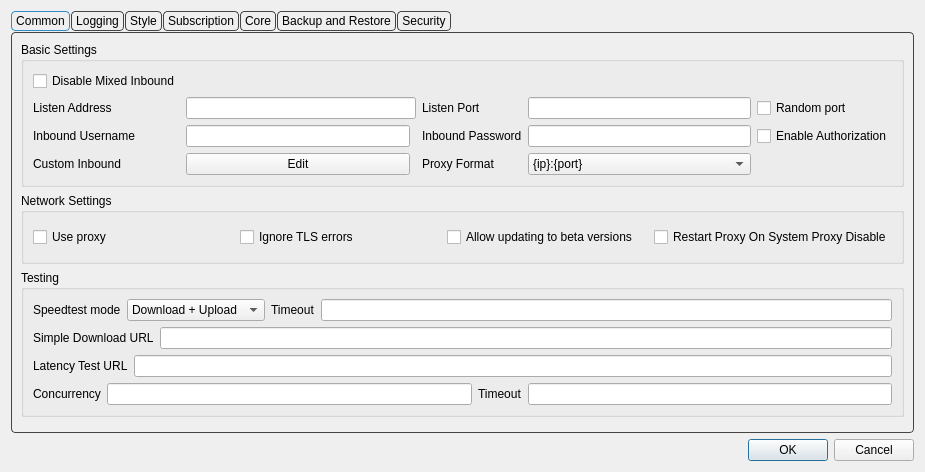
<?xml version="1.0" encoding="UTF-8"?>
<ui version="4.0">
 <class>DialogBasicSettings</class>
 <widget class="QDialog" name="DialogBasicSettings">
  <property name="geometry">
   <rect>
    <x>0</x>
    <y>0</y>
    <width>925</width>
    <height>472</height>
   </rect>
  </property>
  <property name="sizePolicy">
   <sizepolicy hsizetype="Preferred" vsizetype="Preferred">
    <horstretch>0</horstretch>
    <verstretch>0</verstretch>
   </sizepolicy>
  </property>
  <property name="windowTitle">
   <string>Basic Settings</string>
  </property>
  <layout class="QGridLayout" name="gridLayout">
   <item row="9" column="3">
    <widget class="QDialogButtonBox" name="buttonBox">
     <property name="orientation">
      <enum>Qt::Orientation::Horizontal</enum>
     </property>
     <property name="standardButtons">
      <set>QDialogButtonBox::StandardButton::Cancel|QDialogButtonBox::StandardButton::Ok</set>
     </property>
    </widget>
   </item>
   <item row="0" column="3">
    <widget class="QTabWidget" name="tabWidget">
     <property name="minimumSize">
      <size>
       <width>0</width>
       <height>414</height>
      </size>
     </property>
     <property name="styleSheet">
      <string notr="true">QTabWidget::pane {
    margin-top: 1px;
    border: 1px solid #444444;
    border-radius: 4px;
}

QTabBar {
    background: transparent;
    qproperty-drawBase: 0;
}

QTabBar::tab {
    border: 1px solid #444444;
    border-radius: 4px;

    padding: 2px 4px;
    margin-right: 1px;
}

QTabBar::tab:selected {
    border: 1px solid palette(highlight);
}

QTabBar::tab:!selected {
    border: 1px solid #444444;
}

QTabBar::tab:hover:!selected {
    border: 1px solid #444444;
}</string>
     </property>
     <property name="tabShape">
      <enum>QTabWidget::TabShape::Rounded</enum>
     </property>
     <property name="currentIndex">
      <number>0</number>
     </property>
     <widget class="QWidget" name="tab_1">
      <attribute name="title">
       <string>Common</string>
      </attribute>
      <layout class="QVBoxLayout" name="verticalLayout_2">
       <item>
        <widget class="QGroupBox" name="groupBox_5">
         <property name="sizePolicy">
          <sizepolicy hsizetype="Preferred" vsizetype="Preferred">
           <horstretch>0</horstretch>
           <verstretch>0</verstretch>
          </sizepolicy>
         </property>
         <property name="title">
          <string>Basic Settings</string>
         </property>
         <layout class="QGridLayout" name="gridLayout_9">
          <item row="2" column="2">
           <widget class="QLineEdit" name="inbound_user"/>
          </item>
          <item row="4" column="5">
           <widget class="QComboBox" name="proxy_scheme">
            <item>
             <property name="text">
              <string notr="true">{ip}:{port}</string>
             </property>
            </item>
            <item>
             <property name="text">
              <string notr="true">http://{ip}:{port}</string>
             </property>
            </item>
            <item>
             <property name="text">
              <string notr="true">socks={ip}:{port}</string>
             </property>
            </item>
           </widget>
          </item>
          <item row="1" column="6">
           <widget class="QCheckBox" name="random_listen_port">
            <property name="toolTip">
             <string>&lt;html&gt;&lt;head/&gt;&lt;body&gt;&lt;p&gt;Selects a random available port on every run&lt;/p&gt;&lt;/body&gt;&lt;/html&gt;</string>
            </property>
            <property name="text">
             <string>Random port</string>
            </property>
           </widget>
          </item>
          <item row="1" column="1">
           <widget class="QLabel" name="label">
            <property name="text">
             <string>Listen Address</string>
            </property>
           </widget>
          </item>
          <item row="1" column="5">
           <widget class="QLineEdit" name="inbound_socks_port">
            <property name="sizePolicy">
             <sizepolicy hsizetype="Preferred" vsizetype="Fixed">
              <horstretch>0</horstretch>
              <verstretch>0</verstretch>
             </sizepolicy>
            </property>
           </widget>
          </item>
          <item row="1" column="2" colspan="2">
           <widget class="QLineEdit" name="inbound_address"/>
          </item>
          <item row="4" column="2">
           <widget class="QPushButton" name="custom_inbound_edit">
            <property name="text">
             <string>Edit</string>
            </property>
           </widget>
          </item>
          <item row="2" column="1">
           <widget class="QLabel" name="inbound_user_l">
            <property name="text">
             <string>Inbound Username</string>
            </property>
           </widget>
          </item>
          <item row="4" column="1">
           <widget class="QLabel" name="label_11">
            <property name="text">
             <string>Custom Inbound</string>
            </property>
           </widget>
          </item>
          <item row="2" column="4">
           <widget class="QLabel" name="inbound_pass_l">
            <property name="text">
             <string>Inbound Password</string>
            </property>
           </widget>
          </item>
          <item row="1" column="4">
           <widget class="QLabel" name="inbound_socks_port_l">
            <property name="toolTip">
             <string>&lt;html&gt;&lt;head/&gt;&lt;body&gt;&lt;p&gt;Socks
                                                                + HTTP Proxy&lt;/p&gt;&lt;/body&gt;&lt;/html&gt;
                                                            </string>
            </property>
            <property name="text">
             <string>Listen Port</string>
            </property>
           </widget>
          </item>
          <item row="4" column="4">
           <widget class="QLabel" name="proxy_scheme_l">
            <property name="text">
             <string>Proxy Format</string>
            </property>
           </widget>
          </item>
          <item row="2" column="5">
           <widget class="QLineEdit" name="inbound_pass"/>
          </item>
          <item row="2" column="6">
           <widget class="QCheckBox" name="inbound_auth">
            <property name="text">
             <string>Enable Authorization</string>
            </property>
           </widget>
          </item>
          <item row="0" column="1">
           <widget class="QCheckBox" name="disable_mixed_inbound">
            <property name="text">
             <string>Disable Mixed Inbound</string>
            </property>
           </widget>
          </item>
         </layout>
        </widget>
       </item>
       <item>
        <widget class="QGroupBox" name="groupBox_3">
         <property name="sizePolicy">
          <sizepolicy hsizetype="Preferred" vsizetype="Preferred">
           <horstretch>0</horstretch>
           <verstretch>0</verstretch>
          </sizepolicy>
         </property>
         <property name="title">
          <string>Network Settings</string>
         </property>
         <layout class="QGridLayout" name="gridLayout_12">
          <item row="1" column="5">
           <widget class="QCheckBox" name="net_insecure">
            <property name="text">
             <string>Ignore TLS errors</string>
            </property>
           </widget>
          </item>
          <item row="1" column="0">
           <widget class="QCheckBox" name="net_use_proxy">
            <property name="toolTip">
             <string>&lt;html&gt;&lt;head/&gt;&lt;body&gt;&lt;p&gt;Use proxy for subscription request, update request etc&lt;/p&gt;&lt;/body&gt;&lt;/html&gt;</string>
            </property>
            <property name="text">
             <string>Use proxy</string>
            </property>
           </widget>
          </item>
          <item row="1" column="6">
           <widget class="QCheckBox" name="allow_beta">
            <property name="text">
             <string>Allow updating to beta versions</string>
            </property>
           </widget>
          </item>
          <item row="1" column="7">
           <widget class="QCheckBox" name="reset_proxy_on_disable_sp">
            <property name="text">
             <string>Restart Proxy On System Proxy Disable</string>
            </property>
           </widget>
          </item>
         </layout>
        </widget>
       </item>
       <item>
        <widget class="QGroupBox" name="groupBox_3">
         <property name="title">
          <string>Testing</string>
         </property>
         <layout class="QVBoxLayout" name="verticalLayout_8">
          <item>
           <layout class="QHBoxLayout" name="horizontalLayout_10">
            <item>
             <widget class="QLabel" name="label_12">
              <property name="text">
               <string>Speedtest mode</string>
              </property>
             </widget>
            </item>
            <item>
             <widget class="QComboBox" name="speedtest_mode">
              <item>
               <property name="text">
                <string>Download + Upload</string>
               </property>
              </item>
              <item>
               <property name="text">
                <string>Only Download</string>
               </property>
              </item>
              <item>
               <property name="text">
                <string>Only Upload</string>
               </property>
              </item>
              <item>
               <property name="text">
                <string>Simple Download</string>
               </property>
              </item>
              <item>
               <property name="text">
                <string>Only Country</string>
               </property>
              </item>
             </widget>
            </item>
            <item>
             <widget class="QLabel" name="label_19">
              <property name="toolTip">
               <string>&lt;html&gt;&lt;head/&gt;&lt;body&gt;&lt;p&gt;timeout in milliseconds&lt;br/&gt;applies to all tests individually&lt;/p&gt;&lt;/body&gt;&lt;/html&gt;</string>
              </property>
              <property name="text">
               <string>Timeout</string>
              </property>
             </widget>
            </item>
            <item>
             <widget class="QLineEdit" name="test_timeout"/>
            </item>
           </layout>
          </item>
          <item>
           <layout class="QHBoxLayout" name="horizontalLayout_9">
            <item>
             <widget class="QLabel" name="label_16">
              <property name="text">
               <string>Simple Download URL</string>
              </property>
             </widget>
            </item>
            <item>
             <widget class="QLineEdit" name="simple_down_url"/>
            </item>
           </layout>
          </item>
          <item>
           <layout class="QHBoxLayout" name="horizontalLayout_6">
            <item>
             <widget class="QLabel" name="label_13">
              <property name="text">
               <string>Latency Test URL</string>
              </property>
             </widget>
            </item>
            <item>
             <widget class="QLineEdit" name="test_latency_url"/>
            </item>
           </layout>
          </item>
          <item>
           <layout class="QHBoxLayout" name="horizontalLayout_11">
            <item>
             <widget class="QLabel" name="label_14">
              <property name="text">
               <string>Concurrency</string>
              </property>
             </widget>
            </item>
            <item>
             <widget class="QLineEdit" name="test_concurrent"/>
            </item>
            <item>
             <widget class="QLabel" name="label_22">
              <property name="toolTip">
               <string>&lt;html&gt;&lt;head/&gt;&lt;body&gt;&lt;p&gt;Timeout for URLtest in ms&lt;br/&gt;Note that muxed connections take a much longer time for their initial request, and setting this value too low will cause the test to falsely report that the config is not working&lt;/p&gt;&lt;/body&gt;&lt;/html&gt;</string>
              </property>
              <property name="text">
               <string>Timeout</string>
              </property>
             </widget>
            </item>
            <item>
             <widget class="QLineEdit" name="url_timeout"/>
            </item>
           </layout>
          </item>
         </layout>
        </widget>
       </item>
       <item>
        <widget class="QWidget" name="horizontalWidget_1" native="true">
         <property name="sizePolicy">
          <sizepolicy hsizetype="Preferred" vsizetype="Maximum">
           <horstretch>0</horstretch>
           <verstretch>0</verstretch>
          </sizepolicy>
         </property>
         <layout class="QHBoxLayout" name="horizontalLayout_2">
          <property name="leftMargin">
           <number>0</number>
          </property>
          <property name="topMargin">
           <number>0</number>
          </property>
          <property name="rightMargin">
           <number>0</number>
          </property>
          <property name="bottomMargin">
           <number>0</number>
          </property>
         </layout>
        </widget>
       </item>
      </layout>
     </widget>
     <widget class="QWidget" name="Logging">
      <attribute name="title">
       <string>Logging</string>
      </attribute>
      <layout class="QVBoxLayout" name="verticalLayout_6">
       <item>
        <widget class="QFrame" name="frame">
         <property name="frameShape">
          <enum>QFrame::Shape::StyledPanel</enum>
         </property>
         <property name="frameShadow">
          <enum>QFrame::Shadow::Raised</enum>
         </property>
         <layout class="QVBoxLayout" name="verticalLayout_7">
          <item>
           <widget class="QWidget" name="widget_3" native="true">
            <layout class="QHBoxLayout" name="horizontalLayout_7">
             <item>
              <widget class="QLabel" name="label_17">
               <property name="text">
                <string>Max log lines</string>
               </property>
              </widget>
             </item>
             <item>
              <widget class="QLineEdit" name="max_log_line">
               <property name="sizePolicy">
                <sizepolicy hsizetype="Ignored" vsizetype="Fixed">
                 <horstretch>0</horstretch>
                 <verstretch>0</verstretch>
                </sizepolicy>
               </property>
              </widget>
             </item>
             <item>
              <widget class="QCheckBox" name="log_auto_scroll">
               <property name="text">
                <string>Auto-scroll log</string>
               </property>
              </widget>
             </item>
            </layout>
           </widget>
          </item>
          <item>
           <widget class="QWidget" name="widget_2" native="true">
            <layout class="QHBoxLayout" name="horizontalLayout_8">
             <item>
              <widget class="QLabel" name="label_3">
               <property name="text">
                <string>Sing-box Log level</string>
               </property>
              </widget>
             </item>
             <item>
              <widget class="QComboBox" name="log_level">
               <property name="sizePolicy">
                <sizepolicy hsizetype="Maximum" vsizetype="Fixed">
                 <horstretch>0</horstretch>
                 <verstretch>0</verstretch>
                </sizepolicy>
               </property>
              </widget>
             </item>
             <item>
              <widget class="QLabel" name="label_10">
               <property name="text">
                <string>Xray Log level</string>
               </property>
              </widget>
             </item>
             <item>
              <widget class="QComboBox" name="xray_loglevel">
               <property name="sizePolicy">
                <sizepolicy hsizetype="Maximum" vsizetype="Fixed">
                 <horstretch>0</horstretch>
                 <verstretch>0</verstretch>
                </sizepolicy>
               </property>
              </widget>
             </item>
            </layout>
           </widget>
          </item>
         </layout>
        </widget>
       </item>
       <item>
        <widget class="QGroupBox" name="groupBox_4">
         <property name="title">
          <string>Log Filtering</string>
         </property>
         <layout class="QHBoxLayout" name="horizontalLayout_4">
          <item>
           <widget class="QFrame" name="log_include_frame">
            <property name="frameShape">
             <enum>QFrame::Shape::StyledPanel</enum>
            </property>
            <property name="frameShadow">
             <enum>QFrame::Shadow::Raised</enum>
            </property>
            <layout class="QFormLayout" name="formLayout_3">
             <item row="2" column="0">
              <widget class="QLabel" name="label_25">
               <property name="text">
                <string>Include Keywords</string>
               </property>
              </widget>
             </item>
             <item row="2" column="1">
              <widget class="QTextEdit" name="log_include_keyword"/>
             </item>
             <item row="3" column="1">
              <widget class="QTextEdit" name="log_include_regex"/>
             </item>
             <item row="3" column="0">
              <widget class="QLabel" name="label_26">
               <property name="text">
                <string>Include Regex</string>
               </property>
              </widget>
             </item>
             <item row="0" column="0">
              <widget class="QCheckBox" name="enable_log_include">
               <property name="text">
                <string>Enable Include Rules</string>
               </property>
              </widget>
             </item>
            </layout>
           </widget>
          </item>
          <item>
           <widget class="QFrame" name="log_exclude_frame">
            <property name="frameShape">
             <enum>QFrame::Shape::StyledPanel</enum>
            </property>
            <property name="frameShadow">
             <enum>QFrame::Shadow::Raised</enum>
            </property>
            <layout class="QFormLayout" name="formLayout_4">
             <item row="0" column="0">
              <widget class="QCheckBox" name="enable_log_exclude">
               <property name="text">
                <string>Enable Exclude Rules</string>
               </property>
              </widget>
             </item>
             <item row="2" column="1">
              <widget class="QTextEdit" name="log_exclude_keyword"/>
             </item>
             <item row="2" column="0">
              <widget class="QLabel" name="label_28">
               <property name="text">
                <string>Exclude Keywords</string>
               </property>
              </widget>
             </item>
             <item row="4" column="0">
              <widget class="QLabel" name="label_27">
               <property name="text">
                <string>Exclude Regex</string>
               </property>
              </widget>
             </item>
             <item row="4" column="1">
              <widget class="QTextEdit" name="log_exclude_regex"/>
             </item>
            </layout>
           </widget>
          </item>
         </layout>
        </widget>
       </item>
      </layout>
     </widget>
     <widget class="QWidget" name="tab_2">
      <attribute name="title">
       <string>Style</string>
      </attribute>
      <layout class="QGridLayout" name="gridLayout_5">
       <item row="2" column="0">
        <layout class="QHBoxLayout" name="style_h_2">
         <item>
          <widget class="QGroupBox" name="traffic_statistics_box">
           <layout class="QGridLayout" name="gridLayout_8">
            <item row="0" column="0">
             <widget class="QLabel" name="label_2">
              <property name="text">
               <string>Font</string>
              </property>
             </widget>
            </item>
            <item row="0" column="1">
             <widget class="QFontComboBox" name="font"/>
            </item>
            <item row="1" column="0">
             <widget class="QLabel" name="label_5">
              <property name="text">
               <string>Font Size</string>
              </property>
             </widget>
            </item>
            <item row="1" column="1">
             <widget class="QComboBox" name="font_size"/>
            </item>
           </layout>
          </widget>
         </item>
         <item>
          <widget class="QGroupBox" name="connection_statistics_box">
           <layout class="QGridLayout" name="gridLayout_11">
            <item row="0" column="0">
             <widget class="QLabel" name="label_9">
              <property name="text">
               <string>Connection statistics</string>
              </property>
             </widget>
            </item>
            <item row="0" column="2">
             <widget class="QCheckBox" name="connection_statistics">
              <property name="text">
               <string>Enable</string>
              </property>
             </widget>
            </item>
           </layout>
          </widget>
         </item>
        </layout>
       </item>
       <item row="3" column="0">
        <layout class="QHBoxLayout" name="style_h_3">
         <item>
          <widget class="QGroupBox" name="horizontalGroupBox_5">
           <layout class="QVBoxLayout" name="verticalLayout_5">
            <item>
             <widget class="QCheckBox" name="start_minimal">
              <property name="sizePolicy">
               <sizepolicy hsizetype="Preferred" vsizetype="Fixed">
                <horstretch>0</horstretch>
                <verstretch>0</verstretch>
               </sizepolicy>
              </property>
              <property name="text">
               <string>Hide dashboard at startup</string>
              </property>
             </widget>
            </item>
            <item>
             <widget class="QCheckBox" name="show_sys_dns">
              <property name="text">
               <string>Show System DNS option</string>
              </property>
             </widget>
            </item>
            <item>
             <widget class="QCheckBox" name="disable_tray">
              <property name="sizePolicy">
               <sizepolicy hsizetype="Preferred" vsizetype="Fixed">
                <horstretch>0</horstretch>
                <verstretch>0</verstretch>
               </sizepolicy>
              </property>
              <property name="toolTip">
               <string>Prevents the app from minimizing to the tray when the window is closed. The app will exit instead</string>
              </property>
              <property name="text">
               <string>Disable tray</string>
              </property>
             </widget>
            </item>
           </layout>
          </widget>
         </item>
         <item>
          <widget class="QGroupBox" name="groupBox_2">
           <layout class="QHBoxLayout" name="horizontalLayout_23">
            <item>
             <widget class="QCheckBox" name="skip_delete_confirm">
              <property name="text">
               <string>Skip confirmation When Deleting Profiles</string>
              </property>
             </widget>
            </item>
           </layout>
          </widget>
         </item>
        </layout>
       </item>
       <item row="0" column="0">
        <layout class="QHBoxLayout" name="style_h_1">
         <item>
          <widget class="QGroupBox" name="groupBox">
           <layout class="QGridLayout" name="gridLayout_10">
            <item row="0" column="0">
             <widget class="QLabel" name="label_8">
              <property name="sizePolicy">
               <sizepolicy hsizetype="Maximum" vsizetype="Maximum">
                <horstretch>0</horstretch>
                <verstretch>0</verstretch>
               </sizepolicy>
              </property>
              <property name="text">
               <string>Theme</string>
              </property>
             </widget>
            </item>
            <item row="0" column="1">
             <widget class="QComboBox" name="theme">
              <item>
               <property name="text">
                <string notr="true">System</string>
               </property>
              </item>
             </widget>
            </item>
            <item row="1" column="1">
             <widget class="QPushButton" name="select_custom_icon">
              <property name="text">
               <string>Select</string>
              </property>
             </widget>
            </item>
            <item row="1" column="0">
             <widget class="QCheckBox" name="enable_custom_icon">
              <property name="text">
               <string>Enable Custom Icons</string>
              </property>
             </widget>
            </item>
           </layout>
          </widget>
         </item>
         <item>
          <widget class="QGroupBox" name="groupBox2">
           <layout class="QGridLayout" name="gridLayout_4">
            <item row="0" column="2">
             <widget class="QComboBox" name="language">
              <item>
               <property name="text">
                <string notr="true">System</string>
               </property>
              </item>
              <item>
               <property name="text">
                <string notr="true">English</string>
               </property>
              </item>
              <item>
               <property name="text">
                <string notr="true">简体中文</string>
               </property>
              </item>
              <item>
               <property name="text">
                <string notr="true">فارسی</string>
               </property>
              </item>
              <item>
               <property name="text">
                <string notr="true">Русский</string>
               </property>
              </item>
             </widget>
            </item>
            <item row="0" column="0">
             <widget class="QLabel" name="label_15">
              <property name="sizePolicy">
               <sizepolicy hsizetype="Maximum" vsizetype="Maximum">
                <horstretch>0</horstretch>
                <verstretch>0</verstretch>
               </sizepolicy>
              </property>
              <property name="text">
               <string>Language</string>
              </property>
             </widget>
            </item>
           </layout>
          </widget>
         </item>
        </layout>
       </item>
      </layout>
     </widget>
     <widget class="QWidget" name="tab_3">
      <attribute name="title">
       <string>Subscription</string>
      </attribute>
      <layout class="QGridLayout" name="gridLayout_7">
       <item row="7" column="0" colspan="2">
        <widget class="QCheckBox" name="sub_send_hwid">
         <property name="toolTip">
          <string>&lt;html&gt;&lt;head/&gt;&lt;body&gt;&lt;p&gt;HWID=%1&lt;/p&gt;&lt;p&gt;OS=%2&lt;/p&gt;&lt;p&gt;OS Version=%3&lt;/p&gt;&lt;p&gt;Model=%4&lt;/p&gt;&lt;/body&gt;&lt;/html&gt;</string>
         </property>
         <property name="text">
          <string>Enable sending HWID, device model, and OS version when updating subscription</string>
         </property>
        </widget>
       </item>
       <item row="8" column="1">
        <widget class="QLineEdit" name="sub_custom_hwid_params">
         <property name="placeholderText">
          <string>hwid=custom_value,os=custom_os,osVersion=custom_version,model=custom_model</string>
         </property>
        </widget>
       </item>
       <item row="1" column="1">
        <widget class="MyLineEdit" name="user_agent"/>
       </item>
       <item row="3" column="0">
        <widget class="QCheckBox" name="sub_clear">
         <property name="text">
          <string>Clear servers before updating subscription</string>
         </property>
        </widget>
       </item>
       <item row="0" column="0">
        <widget class="QLabel" name="label_20">
         <property name="sizePolicy">
          <sizepolicy hsizetype="Preferred" vsizetype="Maximum">
           <horstretch>0</horstretch>
           <verstretch>0</verstretch>
          </sizepolicy>
         </property>
         <property name="text">
          <string>Automatic update</string>
         </property>
        </widget>
       </item>
       <item row="8" column="0">
        <widget class="QLabel" name="label_custom_hwid_params">
         <property name="toolTip">
          <string>&lt;html&gt;&lt;head/&gt;&lt;body&gt;&lt;p&gt;Format: hwid=value,os=value,osVersion=value,model=value&lt;/p&gt;&lt;p&gt;Leave empty to use default values. Only specify the parameters you want to override.&lt;/p&gt;&lt;/body&gt;&lt;/html&gt;</string>
         </property>
         <property name="text">
          <string>Custom System Parameters (optional)</string>
         </property>
        </widget>
       </item>
       <item row="0" column="1">
        <layout class="QHBoxLayout" name="horizontalLayout_5">
         <item>
          <widget class="QCheckBox" name="sub_auto_update_enable">
           <property name="sizePolicy">
            <sizepolicy hsizetype="Minimum" vsizetype="Fixed">
             <horstretch>0</horstretch>
             <verstretch>0</verstretch>
            </sizepolicy>
           </property>
           <property name="text">
            <string>Enable</string>
           </property>
          </widget>
         </item>
         <item>
          <widget class="QLabel" name="label_21">
           <property name="text">
            <string>Interval (minute, invalid if less than 30)</string>
           </property>
          </widget>
         </item>
         <item>
          <widget class="QLineEdit" name="sub_auto_update">
           <property name="sizePolicy">
            <sizepolicy hsizetype="Preferred" vsizetype="Fixed">
             <horstretch>0</horstretch>
             <verstretch>0</verstretch>
            </sizepolicy>
           </property>
          </widget>
         </item>
        </layout>
       </item>
       <item row="1" column="0">
        <widget class="QLabel" name="label_4">
         <property name="text">
          <string>User Agent</string>
         </property>
        </widget>
       </item>
       <item row="2" column="0">
        <widget class="QCheckBox" name="allow_stopping_active_profile">
         <property name="toolTip">
          <string>&lt;html&gt;&lt;head/&gt;&lt;body&gt;&lt;p&gt;When enabled, If the currently active profile needs to be removed, it will be stopped and removed, otherwise it will not be removed at all&lt;/p&gt;&lt;/body&gt;&lt;/html&gt;</string>
         </property>
         <property name="text">
          <string>Allow stopping the active profile</string>
         </property>
        </widget>
       </item>
      </layout>
     </widget>
     <widget class="QWidget" name="tab_4">
      <attribute name="title">
       <string>Core</string>
      </attribute>
      <layout class="QVBoxLayout" name="verticalLayout">
       <item>
        <widget class="QGroupBox" name="groupBox_core">
         <property name="sizePolicy">
          <sizepolicy hsizetype="Preferred" vsizetype="Maximum">
           <horstretch>0</horstretch>
           <verstretch>0</verstretch>
          </sizepolicy>
         </property>
         <property name="title">
          <string notr="true">Sing-box</string>
         </property>
         <layout class="QVBoxLayout" name="verticalLayout_3">
          <item>
           <widget class="QWidget" name="assest_group" native="true">
            <layout class="QGridLayout" name="gridLayout_2">
             <item row="1" column="3">
              <layout class="QHBoxLayout" name="horizontalLayout">
               <item>
                <widget class="QLabel" name="label_6">
                 <property name="text">
                  <string>Multiplex (mux)</string>
                 </property>
                </widget>
               </item>
               <item>
                <widget class="QComboBox" name="mux_protocol"/>
               </item>
               <item>
                <widget class="QLabel" name="label_7">
                 <property name="text">
                  <string>concurrency</string>
                 </property>
                </widget>
               </item>
               <item>
                <widget class="QLineEdit" name="mux_concurrency"/>
               </item>
               <item>
                <widget class="QCheckBox" name="mux_padding">
                 <property name="text">
                  <string notr="true">Padding</string>
                 </property>
                </widget>
               </item>
               <item>
                <widget class="QCheckBox" name="mux_default_on">
                 <property name="text">
                  <string>Default On</string>
                 </property>
                </widget>
               </item>
              </layout>
             </item>
             <item row="0" column="3">
              <layout class="QHBoxLayout" name="horizontalLayout_20">
               <item>
                <widget class="QCheckBox" name="disable_stats">
                 <property name="minimumSize">
                  <size>
                   <width>411</width>
                   <height>0</height>
                  </size>
                 </property>
                 <property name="toolTip">
                  <string>&lt;html&gt;&lt;head/&gt;&lt;body&gt;&lt;p&gt;Might
                                                                            Improve Ping and Performance&lt;/p&gt;&lt;/body&gt;&lt;/html&gt;
                                                                        </string>
                 </property>
                 <property name="text">
                  <string>Disable Traffic Stats</string>
                 </property>
                </widget>
               </item>
               <item>
                <widget class="QLabel" name="label_29">
                 <property name="toolTip">
                  <string>&lt;html&gt;&lt;head/&gt;&lt;body&gt;&lt;p&gt;A DNS server for local use will be deployed on this port&lt;/p&gt;&lt;/body&gt;&lt;/html&gt;</string>
                 </property>
                 <property name="text">
                  <string>DNS Server Port</string>
                 </property>
                </widget>
               </item>
               <item>
                <widget class="QLineEdit" name="dns_in_port"/>
               </item>
              </layout>
             </item>
            </layout>
           </widget>
          </item>
          <item>
           <widget class="QPushButton" name="core_settings">
            <property name="text">
             <string>Core Options</string>
            </property>
           </widget>
          </item>
          <item>
           <widget class="QGroupBox" name="ntp_box">
            <property name="toolTip">
             <string>&lt;html&gt;&lt;head/&gt;&lt;body&gt;&lt;p&gt;Settings for the
                                            sing-box's built-in NTP client&lt;/p&gt;&lt;/body&gt;&lt;/html&gt;
                                        </string>
            </property>
            <property name="title">
             <string>NTP Settings</string>
            </property>
            <layout class="QGridLayout" name="gridLayout_6">
             <item row="0" column="0">
              <widget class="QCheckBox" name="ntp_enable">
               <property name="text">
                <string>Enable</string>
               </property>
              </widget>
             </item>
             <item row="1" column="0">
              <layout class="QHBoxLayout" name="horizontalLayout_22">
               <item>
                <widget class="QLabel" name="ntp_server_l">
                 <property name="text">
                  <string>server</string>
                 </property>
                </widget>
               </item>
               <item>
                <widget class="QLineEdit" name="ntp_server"/>
               </item>
               <item>
                <widget class="QLabel" name="ntp_port_l">
                 <property name="text">
                  <string>Port</string>
                 </property>
                </widget>
               </item>
               <item>
                <widget class="QLineEdit" name="ntp_port">
                 <property name="maximumSize">
                  <size>
                   <width>162</width>
                   <height>16777215</height>
                  </size>
                 </property>
                </widget>
               </item>
               <item>
                <widget class="QLabel" name="ntp_interval_l">
                 <property name="text">
                  <string>sync interval</string>
                 </property>
                </widget>
               </item>
               <item>
                <widget class="QComboBox" name="ntp_interval">
                 <property name="toolTip">
                  <string>&lt;html&gt;&lt;head/&gt;&lt;body&gt;&lt;p&gt;In
                                                                minutes&lt;/p&gt;&lt;/body&gt;&lt;/html&gt;
                                                            </string>
                 </property>
                 <item>
                  <property name="text">
                   <string>5m</string>
                  </property>
                 </item>
                 <item>
                  <property name="text">
                   <string>10m</string>
                  </property>
                 </item>
                 <item>
                  <property name="text">
                   <string>30m</string>
                  </property>
                 </item>
                </widget>
               </item>
              </layout>
             </item>
            </layout>
           </widget>
          </item>
         </layout>
        </widget>
       </item>
       <item>
        <widget class="QGroupBox" name="xray_core_box">
         <property name="title">
          <string>Xray Core</string>
         </property>
         <layout class="QFormLayout" name="formLayout">
          <item row="0" column="0">
           <widget class="QLabel" name="label_23">
            <property name="text">
             <string>Mux Concurrency</string>
            </property>
           </widget>
          </item>
          <item row="0" column="1">
           <widget class="QWidget" name="widget" native="true">
            <layout class="QHBoxLayout" name="horizontalLayout_3">
             <property name="leftMargin">
              <number>0</number>
             </property>
             <property name="topMargin">
              <number>0</number>
             </property>
             <property name="rightMargin">
              <number>0</number>
             </property>
             <property name="bottomMargin">
              <number>0</number>
             </property>
             <item>
              <widget class="QLineEdit" name="xray_mux_concurrency"/>
             </item>
             <item>
              <widget class="QCheckBox" name="xray_default_mux">
               <property name="text">
                <string>Default Mux On</string>
               </property>
              </widget>
             </item>
            </layout>
           </widget>
          </item>
          <item row="1" column="0">
           <widget class="QLabel" name="label_24">
            <property name="toolTip">
             <string>&lt;html&gt;&lt;head/&gt;&lt;body&gt;&lt;p&gt;When to choose Xray when importing vless profiles&lt;/p&gt;&lt;/body&gt;&lt;/html&gt;</string>
            </property>
            <property name="text">
             <string>Xray VLESS Preference</string>
            </property>
           </widget>
          </item>
          <item row="1" column="1">
           <widget class="QComboBox" name="vless_xray_pref"/>
          </item>
         </layout>
        </widget>
       </item>
      </layout>
     </widget>
     <widget class="QWidget" name="tab_backup">
      <attribute name="title">
       <string>Backup and Restore</string>
      </attribute>
      <layout class="QVBoxLayout" name="verticalLayout_backup">
       <item>
        <widget class="QGroupBox" name="groupBox_backup_create">
         <property name="title">
          <string>Create Backup</string>
         </property>
         <layout class="QVBoxLayout" name="verticalLayout_backup_create">
          <item>
           <widget class="QLabel" name="label_backup_desc">
            <property name="text">
             <string>Create a portable backup file. Choose which parts to include:</string>
            </property>
            <property name="wordWrap">
             <bool>true</bool>
            </property>
           </widget>
          </item>
          <item>
           <widget class="QCheckBox" name="backup_inc_profiles">
            <property name="text">
             <string>Profiles (groups and proxies)</string>
            </property>
            <property name="checked">
             <bool>true</bool>
            </property>
           </widget>
          </item>
          <item>
           <widget class="QCheckBox" name="backup_inc_routes">
            <property name="text">
             <string>Routing profiles</string>
            </property>
            <property name="checked">
             <bool>true</bool>
            </property>
           </widget>
          </item>
          <item>
           <widget class="QCheckBox" name="backup_inc_settings">
            <property name="text">
             <string>Settings</string>
            </property>
            <property name="checked">
             <bool>true</bool>
            </property>
           </widget>
          </item>
          <item>
           <widget class="QCheckBox" name="backup_inc_icons">
            <property name="text">
             <string>Custom icons</string>
            </property>
            <property name="checked">
             <bool>true</bool>
            </property>
           </widget>
          </item>
          <item>
           <layout class="QHBoxLayout" name="horizontalLayout_backup_btn">
            <item>
             <widget class="QPushButton" name="backup_create">
              <property name="text">
               <string>Create Backup...</string>
              </property>
             </widget>
            </item>
            <item>
             <spacer name="horizontalSpacer_backup">
              <property name="orientation">
               <enum>Qt::Orientation::Horizontal</enum>
              </property>
              <property name="sizeHint" stdset="0">
               <size>
                <width>40</width>
                <height>20</height>
               </size>
              </property>
             </spacer>
            </item>
           </layout>
          </item>
         </layout>
        </widget>
       </item>
       <item>
        <widget class="QGroupBox" name="groupBox_backup_restore">
         <property name="title">
          <string>Restore Backup</string>
         </property>
         <layout class="QVBoxLayout" name="verticalLayout_backup_restore">
          <item>
           <widget class="QLabel" name="label_restore_desc">
            <property name="text">
             <string>Restore from a backup file. You can choose which parts to restore; each selected part replaces the current data. The application restarts after restore.</string>
            </property>
            <property name="wordWrap">
             <bool>true</bool>
            </property>
           </widget>
          </item>
          <item>
           <layout class="QHBoxLayout" name="horizontalLayout_restore_btn">
            <item>
             <widget class="QPushButton" name="backup_restore">
              <property name="text">
               <string>Restore from Backup...</string>
              </property>
             </widget>
            </item>
            <item>
             <spacer name="horizontalSpacer_restore">
              <property name="orientation">
               <enum>Qt::Orientation::Horizontal</enum>
              </property>
              <property name="sizeHint" stdset="0">
               <size>
                <width>40</width>
                <height>20</height>
               </size>
              </property>
             </spacer>
            </item>
           </layout>
          </item>
         </layout>
        </widget>
       </item>
       <item>
        <spacer name="verticalSpacer_backup">
         <property name="orientation">
          <enum>Qt::Orientation::Vertical</enum>
         </property>
         <property name="sizeHint" stdset="0">
          <size>
           <width>20</width>
           <height>40</height>
          </size>
         </property>
        </spacer>
       </item>
      </layout>
     </widget>
     <widget class="QWidget" name="tab_5">
      <attribute name="title">
       <string>Security</string>
      </attribute>
      <layout class="QVBoxLayout" name="verticalLayout_4">
       <item>
        <widget class="QCheckBox" name="disable_priv_req">
         <property name="text">
          <string>Disable Privilege request</string>
         </property>
        </widget>
       </item>
       <item>
        <widget class="QCheckBox" name="mozilla_cert">
         <property name="text">
          <string>Use Mozilla Certificate Store</string>
         </property>
        </widget>
       </item>
       <item>
        <widget class="QCheckBox" name="skip_cert">
         <property name="text">
          <string>Skip TLS certificate authentication by default (allowInsecure)</string>
         </property>
        </widget>
       </item>
       <item>
        <widget class="QCheckBox" name="windows_no_admin">
         <property name="toolTip">
          <string>&lt;html&gt;&lt;head/&gt;&lt;body&gt;&lt;p&gt;Do not attempt to start as Admin unless explicitly requested&lt;/p&gt;&lt;/body&gt;&lt;/html&gt;</string>
         </property>
         <property name="text">
          <string>Always Start as Standard User</string>
         </property>
        </widget>
       </item>
       <item>
        <widget class="QGroupBox" name="horizontalGroupBox2">
         <property name="sizePolicy">
          <sizepolicy hsizetype="Preferred" vsizetype="Maximum">
           <horstretch>0</horstretch>
           <verstretch>0</verstretch>
          </sizepolicy>
         </property>
         <layout class="QHBoxLayout" name="horizontalLayout_26">
          <item>
           <widget class="QLabel" name="label_18">
            <property name="text">
             <string>Default uTLS Fingerprint</string>
            </property>
           </widget>
          </item>
          <item>
           <widget class="QComboBox" name="utlsFingerprint">
            <property name="editable">
             <bool>true</bool>
            </property>
           </widget>
          </item>
         </layout>
        </widget>
       </item>
      </layout>
     </widget>
    </widget>
   </item>
  </layout>
 </widget>
 <customwidgets>
  <customwidget>
   <class>MyLineEdit</class>
   <extends>QLineEdit</extends>
   <header>include/ui/utils/MyLineEdit.h</header>
  </customwidget>
 </customwidgets>
 <resources/>
 <connections>
  <connection>
   <sender>buttonBox</sender>
   <signal>accepted()</signal>
   <receiver>DialogBasicSettings</receiver>
   <slot>accept()</slot>
   <hints>
    <hint type="sourcelabel">
     <x>248</x>
     <y>254</y>
    </hint>
    <hint type="destinationlabel">
     <x>157</x>
     <y>274</y>
    </hint>
   </hints>
  </connection>
  <connection>
   <sender>buttonBox</sender>
   <signal>rejected()</signal>
   <receiver>DialogBasicSettings</receiver>
   <slot>reject()</slot>
   <hints>
    <hint type="sourcelabel">
     <x>316</x>
     <y>260</y>
    </hint>
    <hint type="destinationlabel">
     <x>286</x>
     <y>274</y>
    </hint>
   </hints>
  </connection>
 </connections>
</ui>
